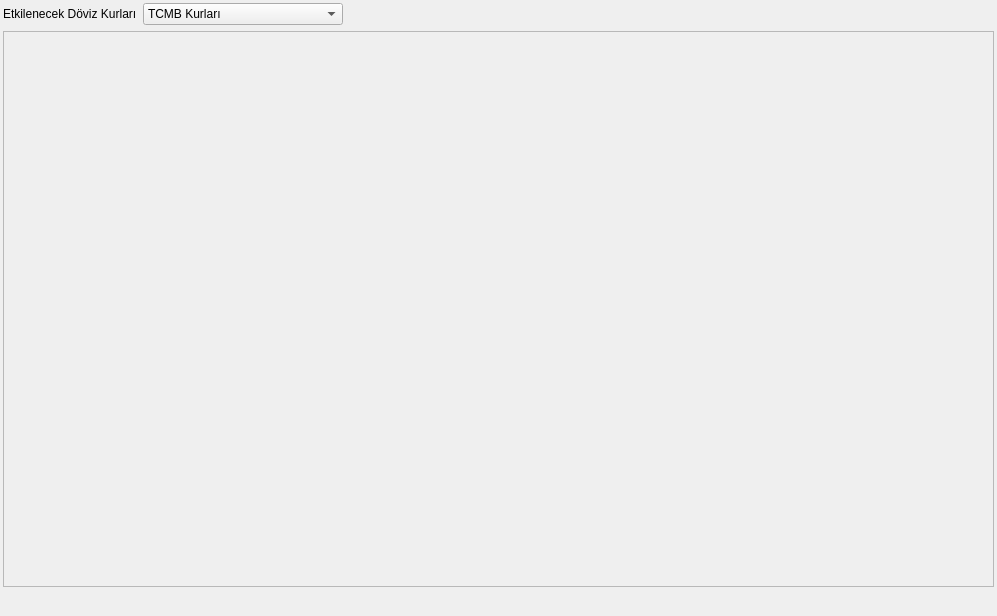
<?xml version="1.0" encoding="UTF-8"?>
<ui version="4.0">
 <class>DVZ_TANIMLARI_BATCH</class>
 <widget class="QDialog" name="DVZ_TANIMLARI_BATCH">
  <property name="geometry">
   <rect>
    <x>0</x>
    <y>0</y>
    <width>997</width>
    <height>616</height>
   </rect>
  </property>
  <property name="sizePolicy">
   <sizepolicy hsizetype="Expanding" vsizetype="Expanding">
    <horstretch>0</horstretch>
    <verstretch>0</verstretch>
   </sizepolicy>
  </property>
  <property name="windowTitle">
   <string>Tanımlar</string>
  </property>
  <layout class="QGridLayout" name="gridLayout" columnstretch="0">
   <property name="margin">
    <number>3</number>
   </property>
   <item row="0" column="0">
    <layout class="QHBoxLayout" name="horizontalLayout_2">
     <item>
      <widget class="QLabel" name="label">
       <property name="sizePolicy">
        <sizepolicy hsizetype="Fixed" vsizetype="Fixed">
         <horstretch>0</horstretch>
         <verstretch>0</verstretch>
        </sizepolicy>
       </property>
       <property name="text">
        <string>Etkilenecek Döviz Kurları</string>
       </property>
      </widget>
     </item>
     <item>
      <widget class="QComboBox" name="comboBox">
       <property name="sizePolicy">
        <sizepolicy hsizetype="Expanding" vsizetype="Fixed">
         <horstretch>0</horstretch>
         <verstretch>0</verstretch>
        </sizepolicy>
       </property>
       <property name="maximumSize">
        <size>
         <width>200</width>
         <height>16777215</height>
        </size>
       </property>
       <property name="sizeAdjustPolicy">
        <enum>QComboBox::AdjustToContentsOnFirstShow</enum>
       </property>
       <item>
        <property name="text">
         <string>TCMB Kurları</string>
        </property>
       </item>
      </widget>
     </item>
     <item>
      <spacer name="horizontalSpacer_3">
       <property name="orientation">
        <enum>Qt::Horizontal</enum>
       </property>
       <property name="sizeHint" stdset="0">
        <size>
         <width>278</width>
         <height>20</height>
        </size>
       </property>
      </spacer>
     </item>
    </layout>
   </item>
   <item row="1" column="0">
    <widget class="QScrollArea" name="scrollArea">
     <property name="widgetResizable">
      <bool>true</bool>
     </property>
     <widget class="QWidget" name="scrollAreaWidgetContents">
      <property name="geometry">
       <rect>
        <x>0</x>
        <y>0</y>
        <width>987</width>
        <height>549</height>
       </rect>
      </property>
      <layout class="QGridLayout" name="gridLayout_2">
       <item row="0" column="0">
        <widget class="QWidget" name="widget_dovizler" native="true">
         <property name="sizePolicy">
          <sizepolicy hsizetype="Expanding" vsizetype="Expanding">
           <horstretch>0</horstretch>
           <verstretch>0</verstretch>
          </sizepolicy>
         </property>
        </widget>
       </item>
      </layout>
     </widget>
    </widget>
   </item>
   <item row="2" column="0">
    <layout class="QHBoxLayout" name="horizontalLayout">
     <item>
      <spacer name="horizontalSpacer_2">
       <property name="orientation">
        <enum>Qt::Horizontal</enum>
       </property>
       <property name="sizeHint" stdset="0">
        <size>
         <width>40</width>
         <height>20</height>
        </size>
       </property>
      </spacer>
     </item>
     <item>
      <widget class="QWidget" name="widget_batch_buttons" native="true">
       <property name="sizePolicy">
        <sizepolicy hsizetype="Fixed" vsizetype="Fixed">
         <horstretch>0</horstretch>
         <verstretch>0</verstretch>
        </sizepolicy>
       </property>
      </widget>
     </item>
     <item>
      <spacer name="horizontalSpacer">
       <property name="orientation">
        <enum>Qt::Horizontal</enum>
       </property>
       <property name="sizeType">
        <enum>QSizePolicy::Fixed</enum>
       </property>
       <property name="sizeHint" stdset="0">
        <size>
         <width>13</width>
         <height>20</height>
        </size>
       </property>
      </spacer>
     </item>
    </layout>
   </item>
  </layout>
 </widget>
 <tabstops>
  <tabstop>comboBox</tabstop>
  <tabstop>scrollArea</tabstop>
 </tabstops>
 <resources>
  <include location="../e9_icons.qrc"/>
 </resources>
 <connections/>
</ui>
